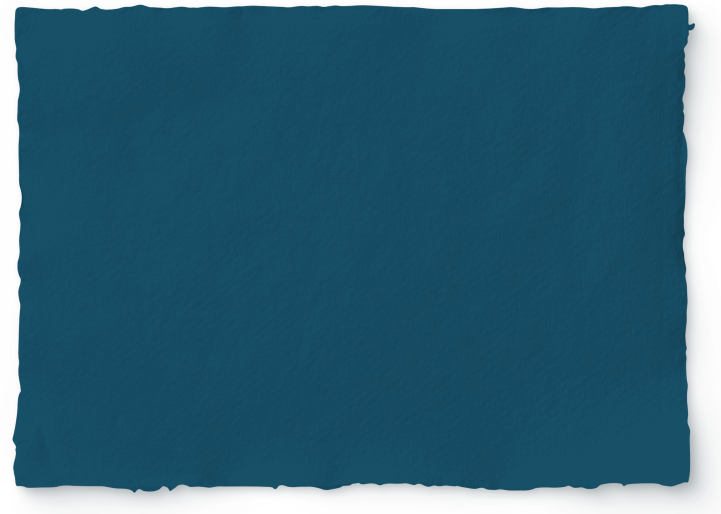
#> input picture assets/images/paper-sheet-deep-navy-lift.png, 1442 x 1027 px (shown at 1/2 size); its folder holds only this picture in this run
$ python sample_assets.py
#> lines starting #> are read from the running program, lines starting #| are printed output that depends on the picture
from PIL import Image
import glob, os
for f in sorted(glob.glob("assets/images/paper-sheet*.png")+glob.glob("assets/images/torn-*.png")+glob.glob("assets/images/composure-hero.jpg")):
    im=Image.open(f).convert("RGB")
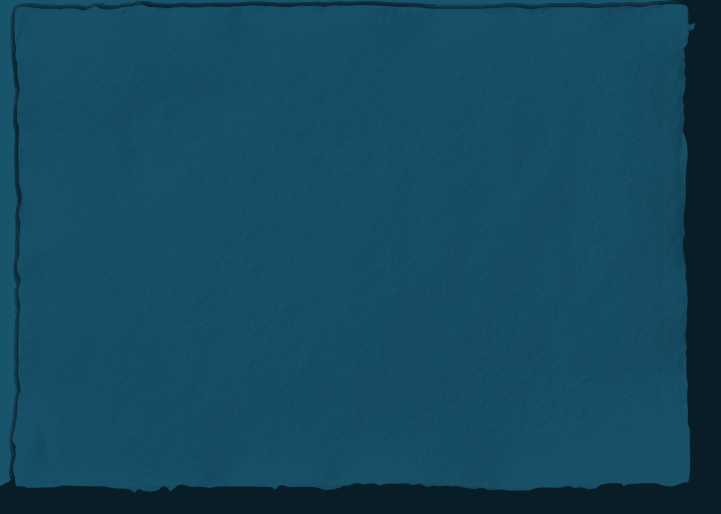
#> im: PIL image 1442x1027 RGB (shown at 1/2 size); mean R, G, B 20.8, 72.2, 94.3
    im2=im.resize((40,40))
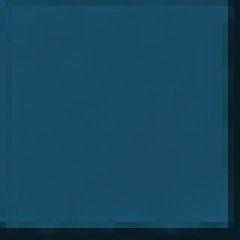
#> im2: PIL image 40x40 RGB (shown 6 times larger); mean R, G, B 20.8, 72.1, 94.3
    px=list(im2.getdata())
#> px = 1600 items, first 6: (24, 81, 105), (21, 71, 93), (21, 70, 91), (21, 71, 93), (21, 71, 93), (21, 71, 92)
    # average of pixels that are not fully transparent-ish (they're png w/ alpha maybe)
    imA=Image.open(f).convert("RGBA").resize((40,40))
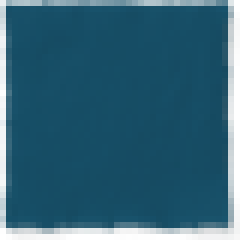
#> imA: PIL image 40x40 RGBA (shown 6 times larger); mean R, G, B, A 20.6, 71.8, 93.8, 222.7; transparent parts drawn white
    op=[p for p in imA.getdata() if p[3]>200]
#> op = 1363 items, first 6: (23, 79, 103, 255), (24, 81, 106, 255), (24, 81, 105, 255), (24, 80, 105, 255), (24, 81, 106, 255), (23, 80, 104, 255)
    if not op: op=px
    n=len(op)
#> n = 1363
    r=sum(p[0] for p in op)//n; g=sum(p[1] for p in op)//n; b=sum(p[2] for p in op)//n
#> after `r = sum((p[0] for p in op)) // n`: r = 22
#> after `g = sum((p[1] for p in op)) // n`: g = 77
#> after `b = sum((p[2] for p in op)) // n`: b = 100
    print(f"{os.path.basename(f):45s} {im.size} avg rgb({r},{g},{b}) #{r:02x}{g:02x}{b:02x} opaque%={100*len(op)//1600}")
#| paper-sheet-deep-navy-lift.png                (1442, 1027) avg rgb(22,77,100) #164d64 opaque%=85
